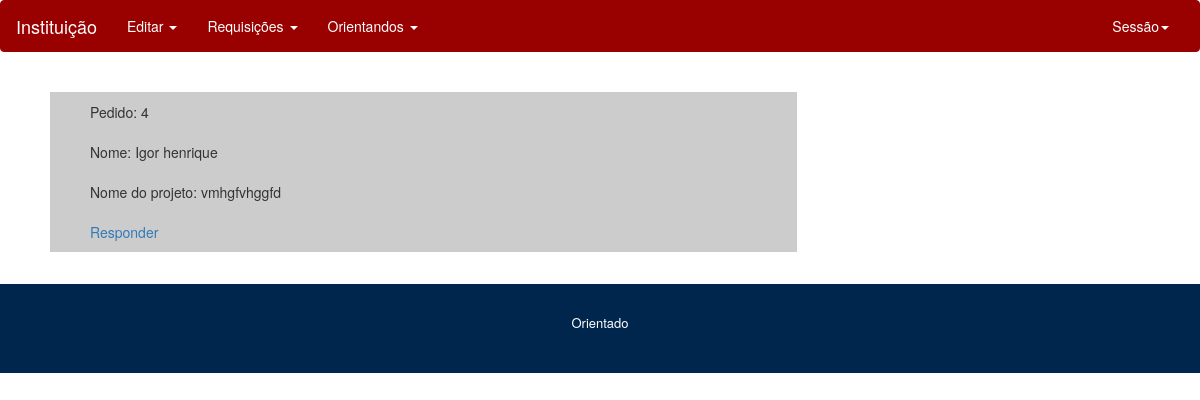
/pag_docentes/home.php?link=crud/listarpedidos.php&op=p (signed in), run on the app's committed database.
### tables this page shows
CREATE TABLE IF NOT EXISTS `pedido` (
  `idpedido` int(11) NOT NULL AUTO_INCREMENT,
  `ra` varchar(45) DEFAULT NULL,
  `nome` varchar(70) DEFAULT NULL,
  `data` date DEFAULT NULL,
  `nomeprojeto` varchar(120) DEFAULT NULL,
  `mensagem` varchar(2000) DEFAULT NULL,
  `doc` varchar(100) DEFAULT NULL,
  `users_id` int(11) NOT NULL,
  `email` varchar(100) DEFAULT NULL,
  `status` int(11) DEFAULT NULL,
  PRIMARY KEY (`idpedido`),
  KEY `fk_pedido_users1_idx` (`users_id`)
);

### DAO/PedidoDAO.php (called while the page is built, shortened)
<?php
Class PedidoDAO{
     public function listapedidos($status,$iddocente){
        $conn = Conexao::getconexao();
        $i = 0;
        try {
                if($status == "p"){
                     $sql  = "select * from pedido where status = 0 and users_id = '$iddocente'";
                }
                $stmt = $conn->query($sql);
                $lista = array();
                $query = $stmt->fetchAll(PDO::FETCH_ASSOC);
                foreach($query as $dados){
                    $pedido = new Pedido();
                    $alu = new Aluno();
                    $alu->setEmail($dados['email']);
                    $alu->setNome($dados['nome']);
                    $alu->setRa($dados['ra']);
                    $doc = new Docente();
                    $doc->setId($dados['users_id']);
                    $pedido->setIdpedido($dados['idpedido']);
                    $pedido->setFile($dados['doc']);
                    $pedido->setAluno($alu);
                    $pedido->setDocente($doc);
                    $pedido->setData($dados['data']);
                    $pedido->setMensagem($dados['mensagem']);
                    $pedido->setNomeProjeto($dados['nomeprojeto']);
                    $lista[$i++] = $pedido;
                }
               if($stmt->rowCount() > 0){
                    return $lista;
                }else{
                    return false;
                }
        }  catch (Exception $e){
            echo $e->getMessage();
            return false;
        }
    }
}

### controlador/Contr_Pedido.php (called while the page is built, shortened)
<?php
include_once '/classe/Pedido.php';
include_once '/classe/Aluno.php';
include_once '/DAO/PedidoDAO.php';
include_once '../classe/Pedido.php';
include_once '../classe/Aluno.php';
include_once '../DAO/PedidoDAO.php';
Class Contr_Pedido{
    private $PedidoDAO;
    private $listaPedidos;
    public function __construct() {
        $this->PedidoDAO = new PedidoDAO();
    }
    function getListaPedidos() {
        return $this->listaPedidos;
    }
    function  listarpedidos($status,$idpedido){
       $this->listaPedidos = $this->PedidoDAO->listapedidos($status,$idpedido);
       if($this->listaPedidos != false){
           return true;
       }else{
           return false;
       }
    }
}

### classe/Pedido.php (called while the page is built, shortened)
<?php
Class Pedido{
    private $idpedido;
    private $nomeProjeto;
    private $aluno;
    function __construct() {
        $this->aluno = new Aluno();
    }
    function getIdpedido() {
        return $this->idpedido;
    }
    function setIdpedido($idpedido) {
        $this->idpedido = $idpedido;
    }
    function getNomeProjeto() {
        return $this->nomeProjeto;
    }
    function getAluno() {
        return $this->aluno;
    }
    function setNomeProjeto($nomeProjeto) {
        $this->nomeProjeto = $nomeProjeto;
    }
    function setAluno($aluno) {
        $this->aluno = $aluno;
    }
}
?>

### classe/Aluno.php (called while the page is built, shortened)
<?php
Class Aluno {
    private $nome;
    function getNome() {
        return $this->nome;
    }
    function setNome($nome) {
        $this->nome = $nome;
    }
}

### pag_docentes/crud/listarpedidos.php (the view)
<?php
include_once '../controlador/Contr_Pedido.php';
$iddocente = $_SESSION['login']['id'];
$controladorpedido = new Contr_Pedido();
$result = $controladorpedido->listarpedidos($_GET['op'], $iddocente);
?>
<div class="container">
    <div class="row " id="lista-pedidos">
    <?php
        if($result){
            foreach ($controladorpedido->getListaPedidos() as $pedido){
    ?>
        <div class="col-md-8 box-pedido" >
            <div class="col-md-8">Pedido: <?php echo $pedido->getIdpedido() ?></div>
            <div class="col-md-8">Nome: <?php echo $pedido->getAluno()->getNome(); ?></div>
            <div class="col-md-8">Nome do projeto: <?php echo $pedido->getNomeProjeto(); ?></div>
            <div class="col-md-8"><a href="?link=crud/dadospedidos.php&id=<?php echo $pedido->getIdpedido() ?>">Responder</a></div>
        </div>
    <?php
            }}else{
            echo "Nenhum pedido Pendente";
        }
    ?>
    </div>
</div>

### css/igor.css (style rules this page uses)
.box-pedido { background:#ccc; }
#lista-pedidos { margin:10px; }
div#lista-pedidos div { margin:10px; }
div#lista-pedidos a { text-decoration:none; }

### data on the page
pedido: idpedido "4", nome "Igor henrique", nomeprojeto "vmhgfvhggfd"
